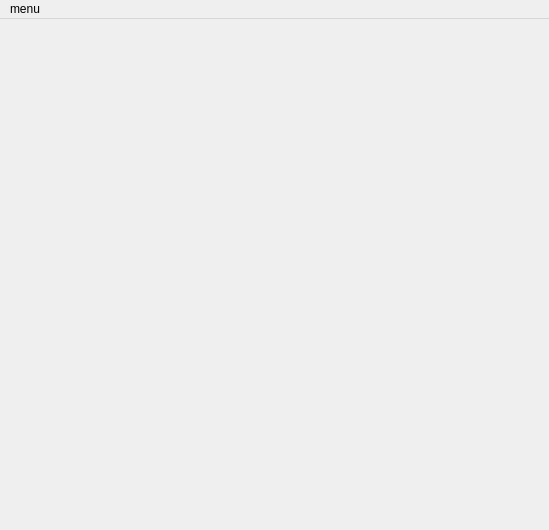
<?xml version="1.0" encoding="UTF-8"?>
<ui version="4.0">
 <class>MainScence</class>
 <widget class="QMainWindow" name="MainScence">
  <property name="geometry">
   <rect>
    <x>0</x>
    <y>0</y>
    <width>549</width>
    <height>530</height>
   </rect>
  </property>
  <property name="windowTitle">
   <string>MainScence</string>
  </property>
  <widget class="QWidget" name="centralWidget"/>
  <widget class="QMenuBar" name="menuBar">
   <property name="geometry">
    <rect>
     <x>0</x>
     <y>0</y>
     <width>549</width>
     <height>26</height>
    </rect>
   </property>
   <widget class="QMenu" name="menu">
    <property name="title">
     <string>menu</string>
    </property>
    <addaction name="actionquit"/>
   </widget>
   <addaction name="menu"/>
  </widget>
  <action name="actionquit">
   <property name="text">
    <string>quit</string>
   </property>
  </action>
 </widget>
 <layoutdefault spacing="6" margin="11"/>
 <resources/>
 <connections/>
</ui>
